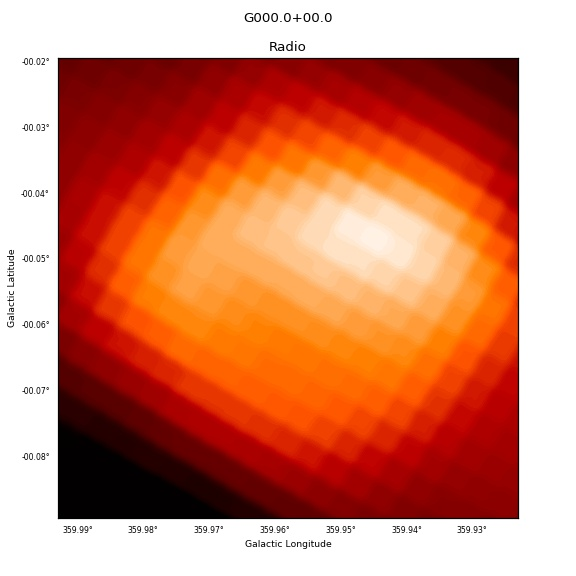
#> input picture StarsClassification/data/composite/G000.0+00.0_R_GAL_axes.jpg, 576 x 576 px; its folder holds only this picture in this run
$ python RandomForestClassification.py
#> lines starting #> are read from the running program, lines starting #| are printed output that depends on the picture
import os
import cv2
import numpy as np
from sklearn.model_selection import train_test_split
from sklearn.ensemble import RandomForestClassifier
from sklearn.metrics import accuracy_score, classification_report , confusion_matrix
import random
import matplotlib.pyplot as plt
import seaborn as sns
import pandas as pd

# Diretório contendo as imagens
data_dir = "data/"

# Inicialize listas para armazenar as imagens e labels
images = []
labels = []

# Função para carregar as imagens e extrair as labels
def load_images_and_labels():
    for class_dir in os.listdir(data_dir):
        class_path = os.path.join(data_dir, class_dir)
        if os.path.isdir(class_path):
            for image_file in os.listdir(class_path):
                image_path = os.path.join(class_path, image_file)
                # Carregando a imagem em tons de cinza (você pode ajustar conforme necessário)
                image = cv2.imread(image_path, cv2.IMREAD_GRAYSCALE)
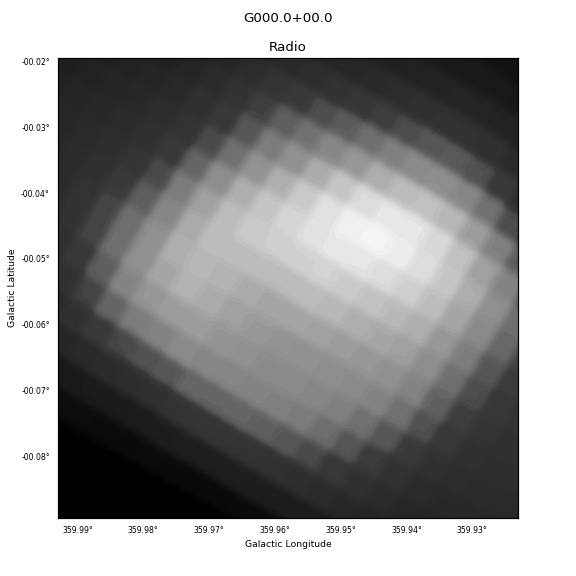
#> image: shape (576, 576); min 0, max 255, mean 153
                # Normalização dos valores de pixel para o intervalo [0, 1]
                image = image / 255.0
                # Redimensionando a imagem para um tamanho fixo (por exemplo, 128x128 pixels)
                image = cv2.resize(image, (128, 128))
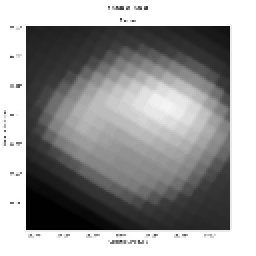
#> image: shape (128, 128) float64 (shown 2 times larger); min 0.00294, max 1, mean 0.605
                images.append(image)
                labels.append(class_dir)
#> pass 2 of the loop in load_images_and_labels, `for class_dir in os.listdir(data_dir):`:
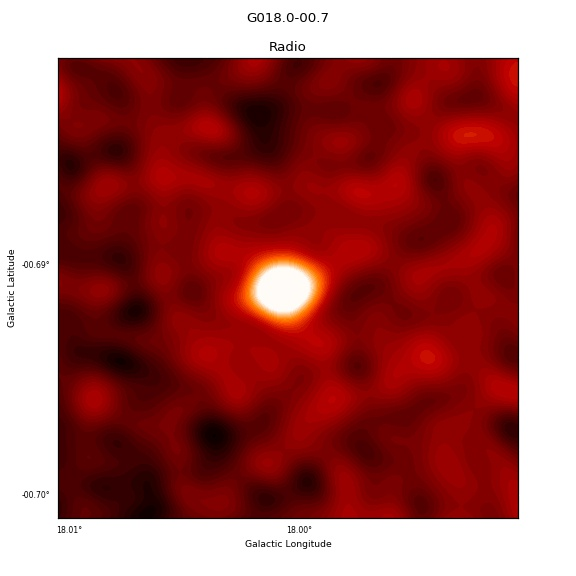
#> input picture StarsClassification/data/plerion/G018.0-00.7_R_GAL_axes.jpg, 576 x 576 px
#> in load_images_and_labels, `image = cv2.imread(image_path, cv2.IMREAD_GRAYSCALE)`:
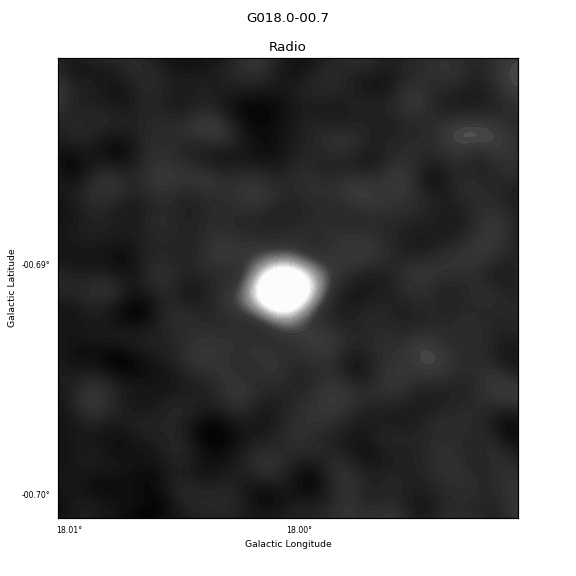
#> image: shape (576, 576); min 0, max 255, mean 116
#> in load_images_and_labels, `image = cv2.resize(image, (128, 128))`:
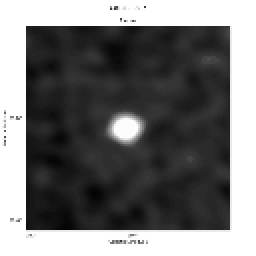
#> image: shape (128, 128) float64 (shown 2 times larger); min 0.0108, max 1, mean 0.46

load_images_and_labels()

# Convertendo as listas em matrizes numpy
images = np.array(images)
labels = np.array(labels)

# Dividindo o dataset em conjuntos de treinamento e teste
X_train, X_test, y_train, y_test = train_test_split(images, labels, test_size=0.2, random_state=42)

# Inicializando e treinando o classificador Random Forest
clf = RandomForestClassifier(n_estimators=100, random_state=42)
clf.fit(X_train.reshape(len(X_train), -1), y_train)

# Realizando previsões no conjunto de teste
y_pred = clf.predict(X_test.reshape(len(X_test), -1))


# Número de imagens aleatórias para testar
num_images_to_test = 5
# Preparar a figura para plotagem
fig, axes = plt.subplots(num_images_to_test, 2, figsize=(10, 20))


for i in range(num_images_to_test):
    random_index = random.randint(0, len(X_test) - 1)
    random_test_image = X_test[random_index].reshape(1, -1)
    true_label = y_test[random_index]

    # Classificando a imagem com o modelo treinado
    predicted_class = clf.predict(random_test_image)

    # Realizar previsões no conjunto de teste
    predicted_class = clf.predict(X_test.reshape(len(X_test), -1))

    # Exibindo a imagem
    axes[i, 0].imshow(X_test[random_index], cmap='gray')
    axes[i, 0].axis('off')
    axes[i, 0].set_title(f"Classe Verdadeira: {true_label}")

    # Exibindo a classe prevista
    axes[i, 1].text(0.5, 0.5, f"Classe Prevista: {predicted_class[0]}", fontsize=12, ha='center')
    axes[i, 1].axis('off')


# Avaliar o desempenho do modelo
accuracy = accuracy_score(y_test, y_pred)
#> accuracy = 0
print(f'Acurácia do modelo : {accuracy:.2f}')
#| Acurácia do modelo : 0.00

# Relatório de classificação
print(f'Relatório de classificação):\n')
print(classification_report(y_test, y_pred, zero_division=1))  # Definindo zero_division para 1
#|               precision    recall  f1-score   support
#|    composite       0.00      1.00      0.00       0.0
#|      plerion       1.00      0.00      0.00       1.0
#|     accuracy                           0.00       1.0
#|    macro avg       0.50      0.50      0.00       1.0
#| weighted avg       1.00      0.00      0.00       1.0
print('-' * 40)

# Calcular a matriz de confusão
confusion = confusion_matrix(y_test, y_pred)
#> confusion = [[0, 0], [1, 0]]

# Definir as classes (rótulos)
classes = np.unique(y_test)

# Criar um DataFrame para visualização mais fácil
#> (the run stopped early here; a loop or call above may not have finished)
